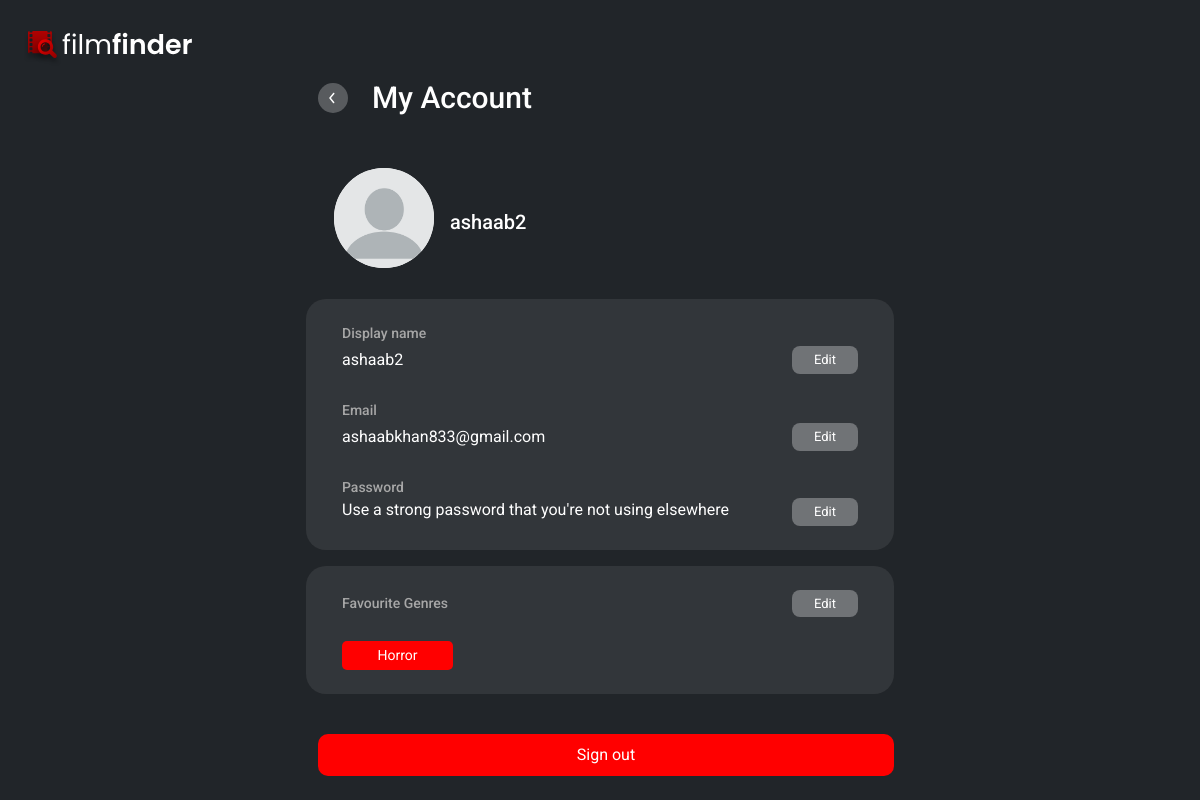
Screenshot of /account/ (signed in) with the database file from the repository.
### accounts/models.py (models this page shows, shortened)
class User(AbstractBaseUser):
    email       = models.EmailField(max_length=255, unique=True)
    full_name   = models.CharField(max_length=255, null=True, blank=True)
    profile_pic = models.ImageField(upload_to=upload_image_path, null=True, blank=True, default="images/blank_avatar.png")
    active      = models.BooleanField(default=True)
    admin       = models.BooleanField(default=False)
    staff       = models.BooleanField(default=False)
    related     = models.CharField(max_length=255, blank=True, null=True)
    recent_searches      = models.CharField(max_length=255, blank=True, null=True)
    genres      = models.CharField(max_length=255, blank=True, null=True)
    USERNAME_FIELD  = 'email'
    REQUIRED_FIELDS = []
    objects = UserManager()
    def __str__(self):
        return self.email
    def get_profile_pic(self):
        if (self.profile_pic):
            return self.profile_pic.url
        return None
    def get_genres(self):
        if self.genres is not None:
            genres =  self.genres.split(",")
            genres = [x for x in genres if x]
            return genres
        return []

### accounts/views.py (the view)
# urls.py: path('account/', account_page, name="account"),
@csrf_exempt
@login_required
def account_page(request):
    genres = Genre.objects.all()
    user = User.objects.get(email = request.user)
    if request.method == "POST":
        if ('change_pass' in request.POST):
            form = PasswordChangeForm(request.user, request.POST)
            print(form.is_valid)
            print(form.errors)
            if form.is_valid():
                user = form.save()
                update_session_auth_hash(request, user)  # Important!
                messages.success(request, 'Your password was successfully updated!')
                return redirect('account')
        else:
            full_name = request.POST.get('full_name', user.full_name)
            email = request.POST.get('email_form', user.email)
            new_genres = request.POST.get('genre_form', user.genres)
            image = request.FILES.get('image', user.profile_pic)
            user.genres = new_genres
            user.full_name = full_name
            user.email = email
            user.profile_pic = image
            print("{}, {}".format(full_name, email))
            user.save()
            return redirect('account')
    else:
        form = PasswordChangeForm(request.user)
    context = {
        "title": "My Account",
        "form": form,
        "genres": genres,
    }
    return render(request, "accounts/account.html", context)

### accounts/templates/accounts/account.html (shortened to what this page needs)
<!DOCTYPE html>
<html lang="en">
<head>
    {% load static %}
    {% load crispy_forms_tags %}
    <link href="https://cdn.jsdelivr.net/npm/bootstrap@5.0.0-beta2/dist/css/bootstrap.min.css" rel="stylesheet"
>
    <link rel="stylesheet" href="https://cdnjs.cloudflare.com/ajax/libs/font-awesome/4.7.0/css/font-awesome.min.css">
    <link rel="stylesheet" type="text/css" href="{% static 'css/main.css' %}">
</head>
<body class="bg-dark">
    <div class="container-fluid bg-dark pt-3 px-4 min-vh-100 d-flex flex-column">
        <nav class="navbar navbar-expand-lg navbar-dark bg-transparent">
            <div class="mr-auto">
                <a class="navbar-brand" href="{% url 'index' %}"><img src="{% static 'images\Logo.svg' %}"></a>
            </div>
        </nav>
        <div class="row">
            <div class="col-3"></div>
            <div class="col-6">
                <div class="row d-flex align-content-center">
                    <div class="col-12 d-flex align-content-center" style="height: 100%;">
                        <a class="d-flex align-self-center" href="{% url 'index' %}"
                            style="display: inline-block; height: inherit;">
                            <img src="{% static 'images\back_button.svg' %}"
                                style="height: inherit; height: 30px; width: auto;">
                        </a>
                        <p class="movie_title mb-0 px-4" style="display: inline-block;">My Account</p>
                    </div>
                </div>
                <div class="row px-3 pb-2 pt-5">
                    <div class="col-12 d-flex align-items-center">
                        <div class="avatar_container">
                            <label for="file-input">
                                <div class="account_avatar" style="border:none!important;">
                                    {% if request.user.get_profile_pic == None %}
                                    <img id="profile_pic" src="{% static 'images\blank_avatar.png' %}" alt="Avatar"
                                        style="width:40px;">
                                    {% else %}
                                    {% with request.user.get_profile_pic as url %}
                                    <img id="profile_pic" src="{{ url }}" alt="Avatar">
                                    {% endwith %}
                                    {% endif %}
                                </div>
                            </label>
                        </div>
                        <p class="name mb-0 px-3" style="display: inline-block;">{{ user.full_name }}</p>
                    </div>
                </div>
                <div class="row p-4 account_div my-3">
                    <div class="col-12">
                        <div class="row">
                            <div class="col-12">
                                <p class="account_subtitle mb-0">Display name</p>
                            </div>
                        </div>
                        <form id="edit-form-name" class="form" method="POST" action="{% url 'account' %}">{% csrf_token %}
                            <div class="row d-flex align-content-center justify-content-center">
                                    <div class="col-10">
                                        <input type="text" class="form-control account_field px-0 py-1" id="full_name_box"
                                            name="full_name" value="{{ user.full_name }}" disabled>
                                    </div>
                                    <div class="col-2 d-flex align-content-center justify-content-center">
                                        <button id="edit_name" type="button" class="edit_button py-1 align-self-center"
                                            style="width: 100%;" value="Edit" form="edit-form-name">Edit</button>
                                    </div>
                            </div>
                        </form>
                        <div class="row pt-4">
                            <div class="col-12">
                                <p class="account_subtitle mb-0">Email</p>
                            </div>
                        </div>
                        <form id="edit-form-email" class="form" method="POST" action="{% url 'account' %}">{% csrf_token %}
                            <div class="row d-flex align-content-center justify-content-center">
                                    <div class="col-10">
                                        <input type="email" class="form-control account_field px-0 py-1" id="email_box"
                                            name="email_form" value="{{ user.email }}" disabled>
                                    </div>
                                    <div class="col-2 mx-0 d-flex align-content-center justify-content-center">
                                        <button id="edit_email" type="button" class="edit_button py-1 align-self-center"
                                            style="width: 100%;" value="Edit" form="edit-form-email">Edit</button>
                                    </div>
                            </div>
                        </form>
                        <div class="row pt-4">
                            <div class="col-12">
                                <p class="account_subtitle mb-0">Password</p>
                            </div>
                        </div>
                        <div class="row d-flex align-content-center justify-content-center">
                            <div class="col-10">
                                <p class="mb-0" style="color: white;">Use a strong password that you're not using elsewhere</p>
                            </div>
                            <div class="col-2 d-flex align-content-center justify-content-center">
                                <button class="edit_button py-1 align-self-center" type="button"
                                    style="width: 100%;" value="Edit" data-bs-toggle="modal" data-bs-target="#passwordModal">Edit</button>
                            </div>
                        </div>
                    </div>
                </div>
                <div class="row p-4 my-3 account_div">
                    <div class="col-12">
                        <div class="row">
                            <div class="col-10 d-flex align-items-center">
                                <p class="account_subtitle mb-0">Favourite Genres</p>
                            </div>
                            <div class="col-2 d-flex align-items-center">
                                <button class="edit_button py-1" type="button" style="width: 100%;" value="Edit"
                                    data-bs-toggle="modal" data-bs-target="#genreModal">Edit</button>
                            </div>
                        </div>
                        {% for genre in user.get_genres %}
                        {% if forloop.counter0|divisibleby:4 %}
                        <div class="row text-center pt-4">
                            {% endif %}
                            <div class="col-3">
                                <p class="mb-0 fav_genre px-2 py-1">{{ genre }}</p>
                            </div>
                        {% if forloop.last and not forloop.counter|divisibleby:4 %}
                        </div>
                        {% endif %}
                        {% endfor %}
                    </div>
                </div>
                <div class="row d-flex align-content-center pt-4 pb-4 px-0">
                    <div class="col-12 d-flex justify-content-start pe-0">
                        <a href="{% url 'logout' %}" class="btn btn-default account_button py-2">Sign out</a>
                    </div>
                </div>
            </div>
            <div class="col-3"></div>
        </div>
    </div>
</body>
</html>

### static/css/main.css (style rules this page uses)
html, body { font-family: 'Roboto', sans-serif; }
div { -webkit-transition: height .25s ease; -moz-transition: height .25s ease; transition: height .25s ease; }
.movie_title { color: white; font-size: 30px; font-weight: 500; }
.account_div { background: rgba(255, 255, 255, 0.08); border-radius: 20px; }
.account_button { color: white; background-color: red; border-radius: 10px; width: 100%; }
.edit_button { border: none; border-radius: 8px; background-color: rgba(255, 255, 255, 0.3); color: white; width: 100%; font-size: 13px; }
.account_field:disabled { background-color: transparent !important; border: none; color: white; }
.account_field { font-weight: normal; }
.account_subtitle { color: #A7A7A7; font-size: 14px; font-weight: 500; }
.name { color: white; font-size: 20px; font-weight: 500; }
.account_avatar { display: flex; position: relative; background-color: white; justify-content: center; align-items: center; width: 100px; height: 100px; border-radius: 50%; overflow: hidden; float: left; border-style: double !important; border-color: white; cursor: pointer; }
.avatar_container { cursor: pointer; position: relative; }
.fav_genre { color:white; background-color: red; border-radius: 5px; font-size: 14px; }

### rows the page displays
User: full_name "ashaab2", email_form "ashaabkhan833@gmail.com", get_genres "Horror"
